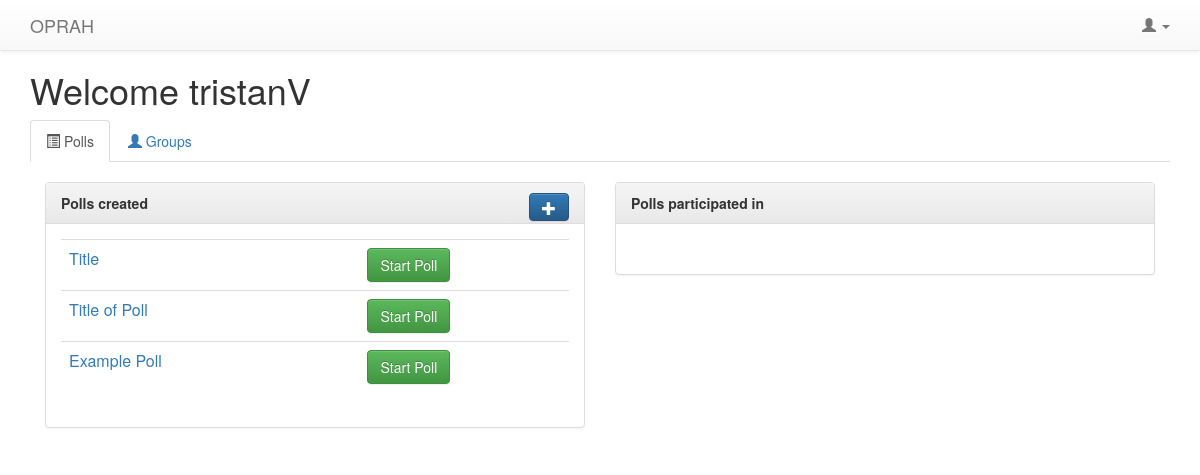
The page /polls/ (signed in) on the database as committed earlier.
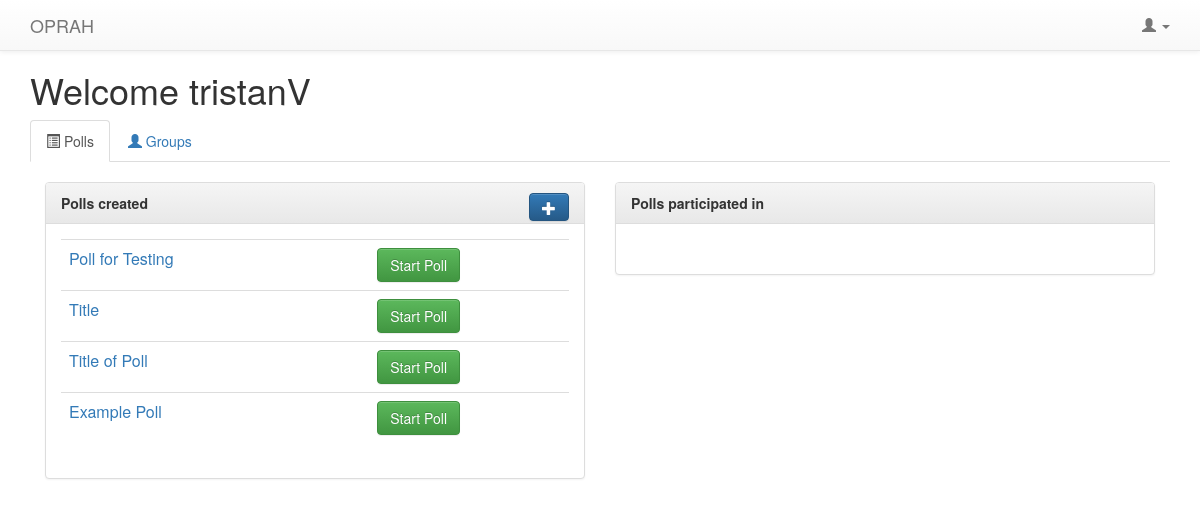
The same page on the database as committed later.
### polls/models.py (models this page shows, shortened)
@python_2_unicode_compatible
class Question(models.Model):
    question_text = models.CharField(max_length=20)
    question_desc = models.CharField(max_length=500, null=True, blank=True)
    image = models.CharField(max_length=500, default="https://pbs.twimg.com/media/B0eebrtIUAEVFad.jpg")
    pub_date = models.DateTimeField('date published')
    follow_up = models.OneToOneField('Question', on_delete=models.CASCADE, null = True, blank = True)
    question_owner = models.ForeignKey(User, null = True)
    question_voters = models.ManyToManyField(User, related_name='voters')
    status = models.IntegerField(default=1)
    display_pref = models.IntegerField(default=1)
    send_email = models.BooleanField(default=True)
    poll_algorithm = models.IntegerField(default=1)

### polls/views.py (the view)
class IndexView(generic.ListView):
    template_name = 'polls/index.html'
    context_object_name = 'question_list'
    def get_context_data(self, **kwargs):
        ctx = super(IndexView, self).get_context_data(**kwargs)
        ctx['groups'] = Group.objects.all()
        return ctx
    def get_queryset(self):
        return Question.objects.all().order_by('-pub_date')

### polls/templates/polls/index.html (shortened to what this page needs)
{% extends 'polls/base.html' %}
{% block content %}
<body>
    {% if user.is_authenticated %}
            <h1>Welcome {{ request.user.username }}</h1>
            <ul class="nav nav-tabs">
                <li class="active"><a data-toggle="tab" href="#home"><span class="glyphicon glyphicon-list-alt"></span> Polls</a></li>
                <li><a data-toggle="tab" href="#groups"><span class="glyphicon glyphicon-user"></span> Groups</a></li>
            </ul>
            <div class="tab-content">
            <div id="home" class="tab-pane active">
                <br />
                <div class="col-md-6">
                    <div class="panel panel-default">
                        <div class="panel-heading"><b>Polls created </b>
                            <div class="panel-title pull-right">
                            <a href="{% url 'polls:AddStep1' %}"><span class="btn btn-primary"><span class="glyphicon glyphicon-plus"></span></span></a>
                            </div>
                        </div>
                        <div class="panel-body">
                        <table class="table">
                        {% if question_list %}
                            {% for question in question_list %}
                                {% if question.question_owner == request.user %}
                                <tr>
                                    <td>
                                        <a href="{% url 'polls:setting_step1' question.id %}">{{ question.question_text }}</a>
                                    </td>
                                    <td>
                                    </td>
                                    <td>
                                    </td>
                                    {% if question.status == 1 %}
                                        <td><span class="btn btn-success" data-toggle="modal" data-target="#confirm-start">Start Poll</span></td>
                                    {% elif question.status == 3 %}
                                        <td>
                                            <a href="{% url 'polls:voteresults' question.id %}" class="btn btn-primary">Get Vote Results</a>
                                        </td>
                                    {% endif %}
                                </tr>
                                {% endif %}
                            {% endfor %}
                        {% endif %}
                        </table>
                        </div>
                    </div>
                </div>
                <div class="col-md-6">
                    <div class="panel panel-default">
                        <div class="panel-heading"><b>Polls participated in</b></div>
                        <div class="panel-body">
                        </div>
                    </div>
                </div>
            </div>
        </div>
    {% endif %}
</body>
{% endblock %}

### polls/templates/polls/base.html (shortened to what this page needs)
<html>
    <head>
        <link rel="stylesheet" href="//maxcdn.bootstrapcdn.com/bootstrap/3.2.0/css/bootstrap.min.css">
        <link rel="stylesheet" href="//maxcdn.bootstrapcdn.com/bootstrap/3.2.0/css/bootstrap-theme.min.css">
    </head>
    <body>
        <div class="container">
    <nav class="navbar navbar-default navbar-fixed-top">
      <div class="container">
        <div class="navbar-header">
             <a class="navbar-brand" href="/polls/">OPRAH</a>
                    </div>
                        {% if user.is_authenticated %}
                            <ul class="nav navbar-nav navbar-right">
                                 <li class="dropdown">
                                    <a class="dropdown-toggle" data-toggle="dropdown" href="#">
                                        <span class="glyphicon glyphicon-user"> </span>
                                        <span class="caret"></span>
                                    </a>
                                </li>
                            </ul>
                        {% else %}
                            <ul class="nav navbar-nav navbar-right">
                                <li><a href="{% url 'appauth:register' %}"><span class="glyphicon glyphicon-user"></span> Sign Up </a></li>
                                <li><a href="{% url 'appauth:login' %}"> <span class="glyphicon glyphicon-log-in"></span> Login </a></li>
                            </ul>
                        {% endif %}
                </div>
            </nav>
            <div class=".col-md-12">
                {% block content %}
                {% endblock %}
            </div>
        </div>
    </body>
</html>

### polls/templates/polls/base.html (style rules this page uses)
body { min-height: 1000px; padding-top: 50px; padding-bottom: 20px; }

Rows that differ between the two databases and show on the page:
added Question: question_text "Poll for Testing", status "Start Poll"
